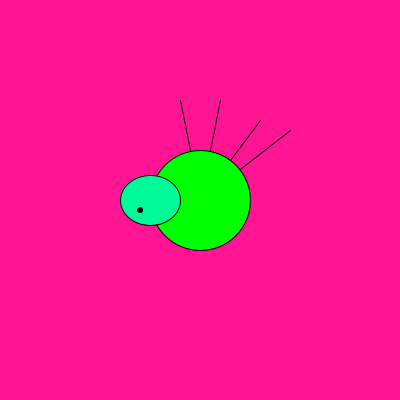
Frame 1 (no input)
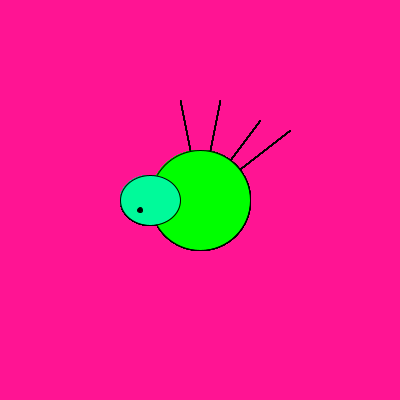
Frame 60 (the mouse pressed at the canvas centre just before this capture)
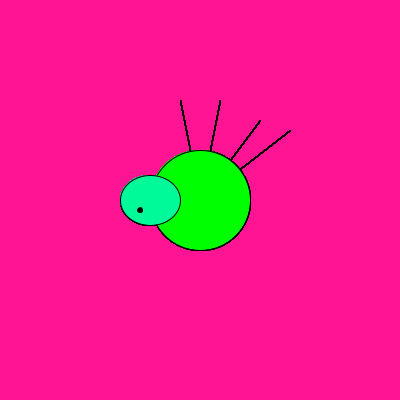
Frame 120 (the mouse held since frame 60 and released just before this capture)

The Processing sketch that drew these frames (run headless with seeded random() and noise(); from frame 60 on, the mouse is pressed at the canvas centre):

// Processing sketch: processing_5014
// ── processing_5014.pde

void setup() {
  size(400,400);
  background(255,20,147);
  smooth();
}

void draw() {
  //poten
  line(200,200,220,100);
  line(200,200,260,120);
  line(200,200,290,130);  
  line(200,200,180,100);
  //lijf
  fill(0,255,0);
  ellipse(200,200,100,100);
  //hoofd
  fill(0,250,154);
  ellipse(150,200,60,50);
  //oog
  fill(0);
  ellipse(140,210,5,5);
}
